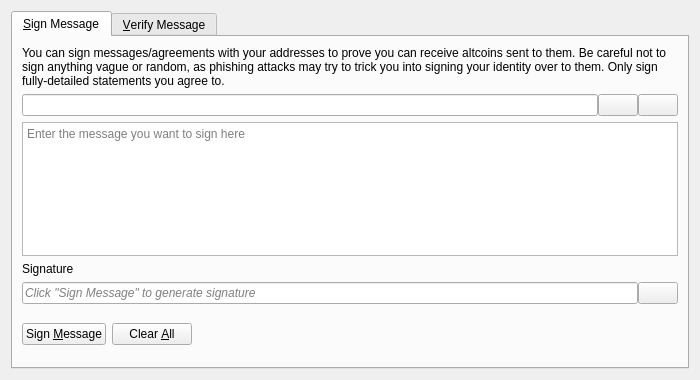
<?xml version="1.0" encoding="UTF-8"?>
<ui version="4.0">
 <class>SignVerifyMessageDialog</class>
 <widget class="QDialog" name="SignVerifyMessageDialog">
  <property name="geometry">
   <rect>
    <x>0</x>
    <y>0</y>
    <width>700</width>
    <height>380</height>
   </rect>
  </property>
  <property name="windowTitle">
   <string>Signatures - Sign / Verify a Message</string>
  </property>
  <property name="modal">
   <bool>true</bool>
  </property>
  <layout class="QVBoxLayout" name="verticalLayout">
   <item>
    <widget class="QTabWidget" name="tabWidget">
     <property name="currentIndex">
      <number>0</number>
     </property>
     <widget class="QWidget" name="tabSignMessage">
      <attribute name="title">
       <string>&amp;Sign Message</string>
      </attribute>
      <layout class="QVBoxLayout" name="verticalLayout_SM">
       <item>
        <widget class="QLabel" name="infoLabel_SM">
         <property name="text">
          <string>You can sign messages/agreements with your addresses to prove you can receive altcoins sent to them. Be careful not to sign anything vague or random, as phishing attacks may try to trick you into signing your identity over to them. Only sign fully-detailed statements you agree to.</string>
         </property>
         <property name="textFormat">
          <enum>Qt::PlainText</enum>
         </property>
         <property name="wordWrap">
          <bool>true</bool>
         </property>
        </widget>
       </item>
       <item>
        <layout class="QHBoxLayout" name="horizontalLayout_1_SM">
         <property name="spacing">
          <number>0</number>
         </property>
         <item>
          <widget class="QValidatedLineEdit" name="addressIn_SM">
           <property name="toolTip">
            <string>The Altcoin address to sign the message with</string>
           </property>
          </widget>
         </item>
         <item>
          <widget class="QPushButton" name="addressBookButton_SM">
           <property name="toolTip">
            <string>Choose previously used address</string>
           </property>
           <property name="text">
            <string/>
           </property>
           <property name="icon">
            <iconset resource="../bitcoin.qrc">
             <normaloff>:/icons/address-book</normaloff>:/icons/address-book</iconset>
           </property>
           <property name="shortcut">
            <string>Alt+A</string>
           </property>
           <property name="autoDefault">
            <bool>false</bool>
           </property>
          </widget>
         </item>
         <item>
          <widget class="QPushButton" name="pasteButton_SM">
           <property name="toolTip">
            <string>Paste address from clipboard</string>
           </property>
           <property name="text">
            <string/>
           </property>
           <property name="icon">
            <iconset resource="../bitcoin.qrc">
             <normaloff>:/icons/editpaste</normaloff>:/icons/editpaste</iconset>
           </property>
           <property name="shortcut">
            <string>Alt+P</string>
           </property>
           <property name="autoDefault">
            <bool>false</bool>
           </property>
          </widget>
         </item>
        </layout>
       </item>
       <item>
        <widget class="QPlainTextEdit" name="messageIn_SM">
         <property name="toolTip">
          <string>Enter the message you want to sign here</string>
         </property>
         <property name="placeholderText">
          <string>Enter the message you want to sign here</string>
         </property>
        </widget>
       </item>
       <item>
        <widget class="QLabel" name="signatureLabel_SM">
         <property name="text">
          <string>Signature</string>
         </property>
         <property name="textFormat">
          <enum>Qt::PlainText</enum>
         </property>
        </widget>
       </item>
       <item>
        <layout class="QHBoxLayout" name="horizontalLayout_2_SM">
         <property name="spacing">
          <number>0</number>
         </property>
         <item>
          <widget class="QLineEdit" name="signatureOut_SM">
           <property name="placeholderText">
            <string>Click "Sign Message" to generate signature</string>
           </property>
           <property name="font">
            <font>
             <italic>true</italic>
            </font>
           </property>
           <property name="readOnly">
            <bool>true</bool>
           </property>
          </widget>
         </item>
         <item>
          <widget class="QPushButton" name="copySignatureButton_SM">
           <property name="toolTip">
            <string>Copy the current signature to the system clipboard</string>
           </property>
           <property name="text">
            <string/>
           </property>
           <property name="icon">
            <iconset resource="../bitcoin.qrc">
             <normaloff>:/icons/editcopy</normaloff>:/icons/editcopy</iconset>
           </property>
           <property name="autoDefault">
            <bool>false</bool>
           </property>
          </widget>
         </item>
        </layout>
       </item>
       <item>
        <layout class="QHBoxLayout" name="horizontalLayout_3_SM">
         <item>
          <widget class="QPushButton" name="signMessageButton_SM">
           <property name="toolTip">
            <string>Sign the message to prove you own this Altcoin address</string>
           </property>
           <property name="text">
            <string>Sign &amp;Message</string>
           </property>
           <property name="icon">
            <iconset resource="../bitcoin.qrc">
             <normaloff>:/icons/edit</normaloff>:/icons/edit</iconset>
           </property>
           <property name="autoDefault">
            <bool>false</bool>
           </property>
          </widget>
         </item>
         <item>
          <widget class="QPushButton" name="clearButton_SM">
           <property name="toolTip">
            <string>Reset all sign message fields</string>
           </property>
           <property name="text">
            <string>Clear &amp;All</string>
           </property>
           <property name="icon">
            <iconset resource="../bitcoin.qrc">
             <normaloff>:/icons/remove</normaloff>:/icons/remove</iconset>
           </property>
           <property name="autoDefault">
            <bool>false</bool>
           </property>
          </widget>
         </item>
         <item>
          <spacer name="horizontalSpacer_1_SM">
           <property name="orientation">
            <enum>Qt::Horizontal</enum>
           </property>
           <property name="sizeHint" stdset="0">
            <size>
             <width>40</width>
             <height>48</height>
            </size>
           </property>
          </spacer>
         </item>
         <item>
          <widget class="QLabel" name="statusLabel_SM">
           <property name="font">
            <font>
             <weight>75</weight>
             <bold>true</bold>
            </font>
           </property>
           <property name="text">
            <string/>
           </property>
           <property name="wordWrap">
            <bool>true</bool>
           </property>
          </widget>
         </item>
         <item>
          <spacer name="horizontalSpacer_2_SM">
           <property name="orientation">
            <enum>Qt::Horizontal</enum>
           </property>
           <property name="sizeHint" stdset="0">
            <size>
             <width>40</width>
             <height>48</height>
            </size>
           </property>
          </spacer>
         </item>
        </layout>
       </item>
      </layout>
     </widget>
     <widget class="QWidget" name="tabVerifyMessage">
      <attribute name="title">
       <string>&amp;Verify Message</string>
      </attribute>
      <layout class="QVBoxLayout" name="verticalLayout_VM">
       <item>
        <widget class="QLabel" name="infoLabel_VM">
         <property name="text">
          <string>Enter the receiver's address, message (ensure you copy line breaks, spaces, tabs, etc. exactly) and signature below to verify the message. Be careful not to read more into the signature than what is in the signed message itself, to avoid being tricked by a man-in-the-middle attack. Note that this only proves the signing party receives with the address, it cannot prove sendership of any transaction!</string>
         </property>
         <property name="textFormat">
          <enum>Qt::PlainText</enum>
         </property>
         <property name="alignment">
          <set>Qt::AlignLeading|Qt::AlignLeft|Qt::AlignTop</set>
         </property>
         <property name="wordWrap">
          <bool>true</bool>
         </property>
        </widget>
       </item>
       <item>
        <layout class="QHBoxLayout" name="horizontalLayout_1_VM">
         <property name="spacing">
          <number>0</number>
         </property>
         <item>
          <widget class="QValidatedLineEdit" name="addressIn_VM">
           <property name="toolTip">
            <string>The Altcoin address the message was signed with</string>
           </property>
          </widget>
         </item>
         <item>
          <widget class="QPushButton" name="addressBookButton_VM">
           <property name="toolTip">
            <string>Choose previously used address</string>
           </property>
           <property name="text">
            <string/>
           </property>
           <property name="icon">
            <iconset resource="../bitcoin.qrc">
             <normaloff>:/icons/address-book</normaloff>:/icons/address-book</iconset>
           </property>
           <property name="shortcut">
            <string>Alt+A</string>
           </property>
           <property name="autoDefault">
            <bool>false</bool>
           </property>
          </widget>
         </item>
        </layout>
       </item>
       <item>
        <widget class="QPlainTextEdit" name="messageIn_VM">
          <property name="toolTip">
            <string>The signed message to verify</string>
          </property>
          <property name="placeholderText">
            <string>The signed message to verify</string>
          </property>
        </widget>
       </item>
       <item>
        <widget class="QValidatedLineEdit" name="signatureIn_VM">
          <property name="toolTip">
            <string>The signature given when the message was signed</string>
          </property>
          <property name="placeholderText">
            <string>The signature given when the message was signed</string>
          </property>
        </widget>
       </item>
       <item>
        <layout class="QHBoxLayout" name="horizontalLayout_2_VM">
         <item>
          <widget class="QPushButton" name="verifyMessageButton_VM">
           <property name="toolTip">
            <string>Verify the message to ensure it was signed with the specified Altcoin address</string>
           </property>
           <property name="text">
            <string>Verify &amp;Message</string>
           </property>
           <property name="icon">
            <iconset resource="../bitcoin.qrc">
             <normaloff>:/icons/transaction_0</normaloff>:/icons/transaction_0</iconset>
           </property>
           <property name="autoDefault">
            <bool>false</bool>
           </property>
          </widget>
         </item>
         <item>
          <widget class="QPushButton" name="clearButton_VM">
           <property name="toolTip">
            <string>Reset all verify message fields</string>
           </property>
           <property name="text">
            <string>Clear &amp;All</string>
           </property>
           <property name="icon">
            <iconset resource="../bitcoin.qrc">
             <normaloff>:/icons/remove</normaloff>:/icons/remove</iconset>
           </property>
           <property name="autoDefault">
            <bool>false</bool>
           </property>
          </widget>
         </item>
         <item>
          <spacer name="horizontalSpacer_1_VM">
           <property name="orientation">
            <enum>Qt::Horizontal</enum>
           </property>
           <property name="sizeHint" stdset="0">
            <size>
             <width>40</width>
             <height>48</height>
            </size>
           </property>
          </spacer>
         </item>
         <item>
          <widget class="QLabel" name="statusLabel_VM">
           <property name="font">
            <font>
             <weight>75</weight>
             <bold>true</bold>
            </font>
           </property>
           <property name="text">
            <string/>
           </property>
           <property name="wordWrap">
            <bool>true</bool>
           </property>
          </widget>
         </item>
         <item>
          <spacer name="horizontalSpacer_2_VM">
           <property name="orientation">
            <enum>Qt::Horizontal</enum>
           </property>
           <property name="sizeHint" stdset="0">
            <size>
             <width>40</width>
             <height>48</height>
            </size>
           </property>
          </spacer>
         </item>
        </layout>
       </item>
      </layout>
     </widget>
    </widget>
   </item>
  </layout>
 </widget>
 <customwidgets>
  <customwidget>
   <class>QValidatedLineEdit</class>
   <extends>QLineEdit</extends>
   <header>qt/qvalidatedlineedit.h</header>
  </customwidget>
 </customwidgets>
 <resources>
  <include location="../bitcoin.qrc"/>
 </resources>
 <connections/>
</ui>
